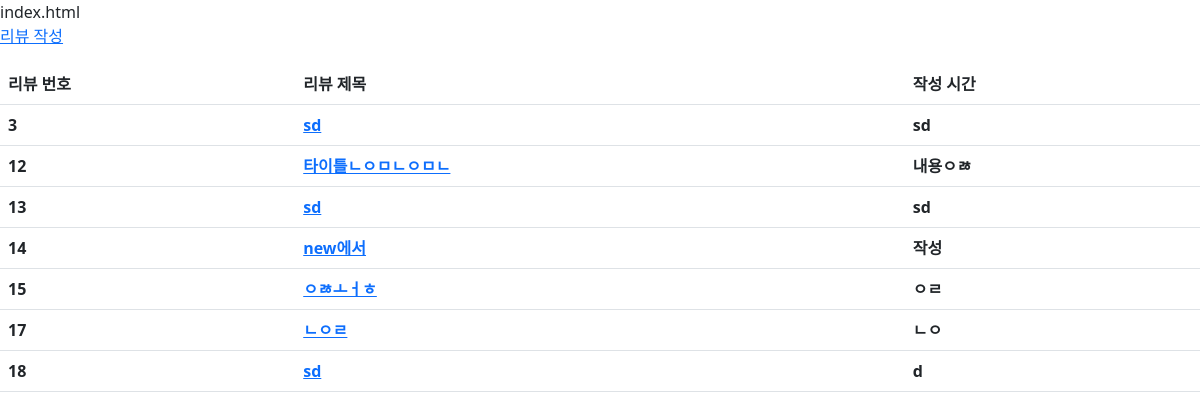
/pjt1/, run on an earlier commit of the app's database.
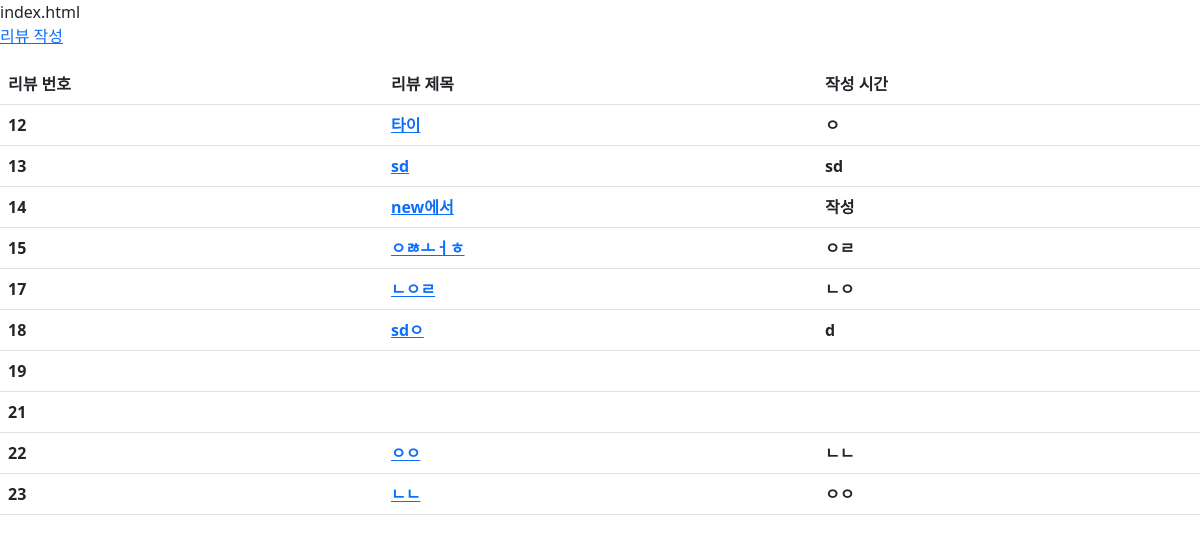
And on a later commit of the database.
### pjt1/models.py (models this page shows)
class Review(models.Model):
    title = models.CharField(max_length=80)
    content = models.TextField(null=True)
    created_at = models.DateTimeField(auto_now_add=True)
    updated_at = models.DateTimeField(auto_now_add=True)

### pjt1/views.py (the view)
# urls.py: path('', views.index, name='index'),
def index(request):
    pjts = Review.objects.all()
    context = {
        'pjts': pjts
    }
    return render(request, 'pjt1/index.html', context)

### pjt1/templates/pjt1/index.html (shortened to what this page needs)
<!DOCTYPE html>
<html lang="en">
<head>
  <link href="https://cdn.jsdelivr.net/npm/bootstrap@5.2.1/dist/css/bootstrap.min.css" rel="stylesheet"
>
</head>
<body>
  index.html
  <p>
    <a href="{% url 'pjt1:new' %}">리뷰 작성</a>
  </p>
  <table class="table">
    <thead>
      <tr>
        <th scope="col">리뷰 번호</th>
        <th scope="col">리뷰 제목</th>
        <th scope="col">작성 시간</th>
      </tr>
    </thead>
    <tbody>
      {% for pjt in pjts %}
      <tr>
        <th scope="row">{{ pjt.id }}</th>
        <th><a href="{% url 'pjt1:detail' pjt.pk %}"> {{ pjt.title }} </a></th>
        <th> {{ pjt.content }}</th>
      </tr>
      {% endfor %}
    </tbody>
  </table>
</body>
</html>

What changed in the data, as far as the page shows it:
removed Review: id "3", title "sd", content "sd"
changed Review id 12: title "타이틀ㄴㅇㅁㄴㅇㅁㄴ" → "타이"; content "내용ㅇㅀ" → "ㅇ"
changed Review id 18: title "sd" → "sdㅇ"
added Review: id "19"
added Review: id "21"
added Review: id "22", title "ㅇㅇ", content "ㄴㄴ"
added Review: id "23", title "ㄴㄴ", content "ㅇㅇ"
